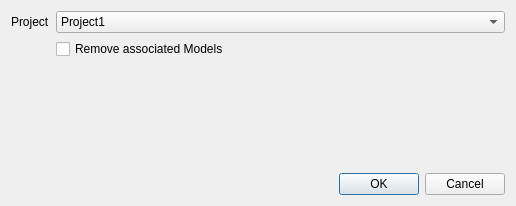
<?xml version="1.0" encoding="UTF-8"?>
<ui version="4.0">
 <class>RemoveProjectDialog</class>
 <widget class="QDialog" name="RemoveProjectDialog">
  <property name="geometry">
   <rect>
    <x>0</x>
    <y>0</y>
    <width>516</width>
    <height>206</height>
   </rect>
  </property>
  <property name="windowTitle">
   <string>Remove Project</string>
  </property>
  <layout class="QVBoxLayout" name="verticalLayout_2">
   <item>
    <layout class="QVBoxLayout" name="verticalLayout">
     <item>
      <layout class="QFormLayout" name="formLayout">
       <item row="0" column="0">
        <widget class="QLabel" name="label">
         <property name="text">
          <string>Project</string>
         </property>
        </widget>
       </item>
       <item row="0" column="1">
        <widget class="QComboBox" name="pluginProfileComboBox_2">
         <item>
          <property name="text">
           <string>Project1</string>
          </property>
         </item>
        </widget>
       </item>
       <item row="1" column="1">
        <widget class="QCheckBox" name="checkBox">
         <property name="text">
          <string>Remove associated Models</string>
         </property>
        </widget>
       </item>
       <item row="1" column="0">
        <widget class="QLabel" name="classificationPluginLabel">
         <property name="text">
          <string> </string>
         </property>
        </widget>
       </item>
      </layout>
     </item>
     <item>
      <widget class="QDialogButtonBox" name="buttonBox">
       <property name="orientation">
        <enum>Qt::Horizontal</enum>
       </property>
       <property name="standardButtons">
        <set>QDialogButtonBox::Cancel|QDialogButtonBox::Ok</set>
       </property>
      </widget>
     </item>
    </layout>
   </item>
  </layout>
 </widget>
 <resources/>
 <connections>
  <connection>
   <sender>buttonBox</sender>
   <signal>accepted()</signal>
   <receiver>RemoveProjectDialog</receiver>
   <slot>accept()</slot>
   <hints>
    <hint type="sourcelabel">
     <x>248</x>
     <y>254</y>
    </hint>
    <hint type="destinationlabel">
     <x>157</x>
     <y>274</y>
    </hint>
   </hints>
  </connection>
  <connection>
   <sender>buttonBox</sender>
   <signal>rejected()</signal>
   <receiver>RemoveProjectDialog</receiver>
   <slot>reject()</slot>
   <hints>
    <hint type="sourcelabel">
     <x>316</x>
     <y>260</y>
    </hint>
    <hint type="destinationlabel">
     <x>286</x>
     <y>274</y>
    </hint>
   </hints>
  </connection>
 </connections>
</ui>
